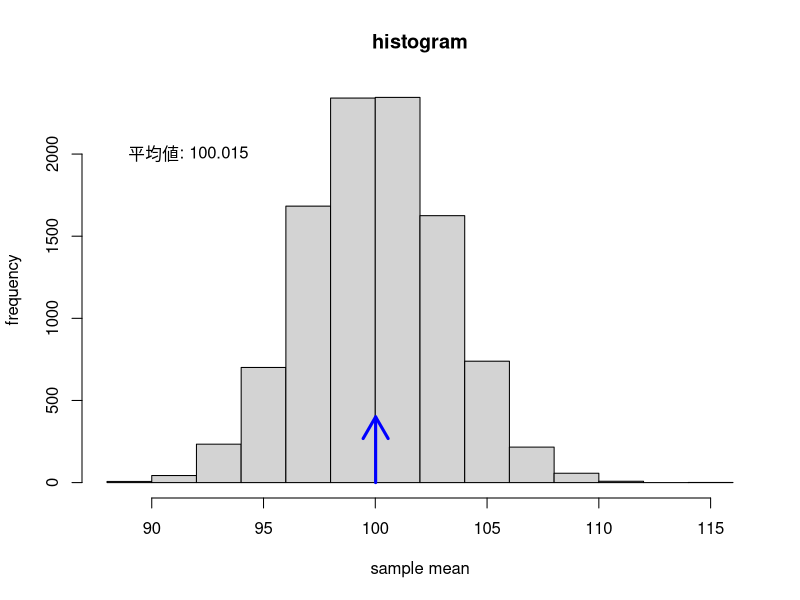

Recreate this plot in R.
# (0)
sample_means <- c(1:10000)  # 標本平均を格納する変数
# 10000回単純無作為抽出を行い，その平均値を変数に格納する
for(i in 1:10000) {
    sample_means[i] <- mean(rnorm(n=10, mean=100, sd=10))
}
sample_means_mean <- mean(sample_means)

png("kadai0.png", width=512, height=512)  # グラフを画像に保存
hist(sample_means, xlab='sample mean', ylab='frequency', main='histogram')  # ヒストグラムを描く
par(new=TRUE)  # グラフを重ねられるようにする
arrows(mean(sample_means), 0, mean(sample_means), 400, lwd=3, col="blue")  # 平均値に矢印を描く
text(x=min(sample_means)+2.5, y=2000, paste("平均値:", floor(sample_means_mean * 10^3 + 0.5) / 10^3, sep=" "))
dev.off()